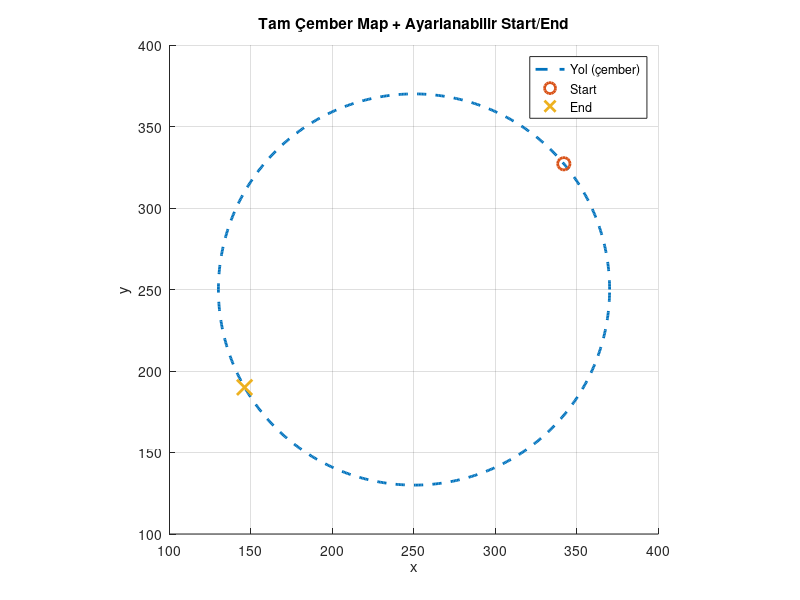

MATLAB code to generate this figure:
% Çember parametreleri
R = 120;
C = [250 250];

t = linspace(0, 2*pi, 801);
t(end) = [];   

x = C(1) + R*cos(t);
y = C(2) + R*sin(t);

% başlangıç ve bitiş dereceleri
theta_start_deg = 40;
theta_end_deg   = 210;

ts = deg2rad(theta_start_deg);
te = deg2rad(theta_end_deg);

startPt = [C(1) + R*cos(ts), C(2) + R*sin(ts)];
goal    = [C(1) + R*cos(te), C(2) + R*sin(te)];

% Çizim
figure('Color','w'); hold on; grid on; axis equal;
plot(x, y, '--', 'LineWidth', 2);
plot(startPt(1), startPt(2), 'o', 'MarkerSize', 9, 'LineWidth', 2);
plot(goal(1),    goal(2),    'x', 'MarkerSize',11, 'LineWidth', 2);

pad = 30;
xlim([C(1)-R-pad, C(1)+R+pad]);
ylim([C(2)-R-pad, C(2)+R+pad]);

title('Tam Çember Map + Ayarlanabilir Start/End');
xlabel('x'); ylabel('y');
legend('Yol (çember)','Start','End');

% Waypoints
waypoints = [x(:), y(:)];
waypoints = waypoints(all(isfinite(waypoints),2),:);

% Ardışık aynı noktaları temizle (ekstra garanti)
d = sqrt(sum(diff(waypoints).^2,2));
waypoints = waypoints([true; d > 1e-9],:);
assignin('base','startPt',startPt);
assignin('base','goal',goal);
